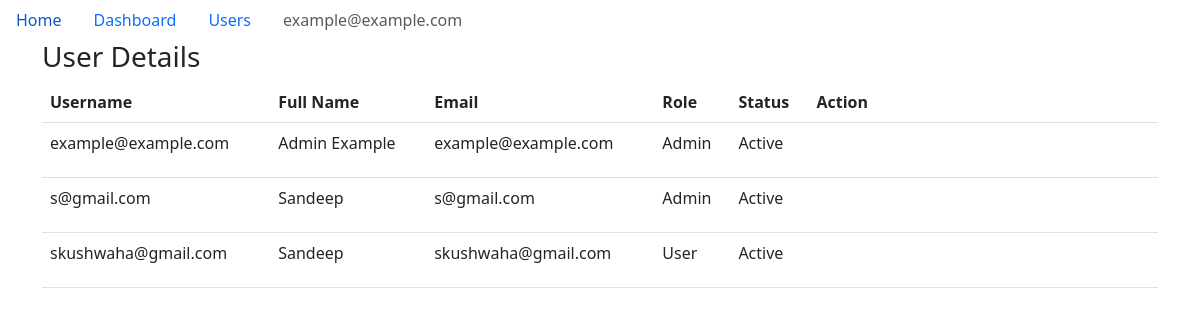
Page /admin/home.php (signed in) on the committed database.
### tables this page shows
CREATE TABLE IF NOT EXISTS `users` (
  `username` varchar(100) NOT NULL,
  `password` varchar(255) DEFAULT NULL,
  `full_name` varchar(255) DEFAULT NULL,
  `email` varchar(255) DEFAULT NULL,
  `role` enum('Admin','User','Others') DEFAULT NULL,
  `created_date` timestamp NULL DEFAULT CURRENT_TIMESTAMP,
  `modified` timestamp NULL DEFAULT CURRENT_TIMESTAMP ON UPDATE CURRENT_TIMESTAMP,
  `status` enum('Active','Deactive') DEFAULT NULL,
  PRIMARY KEY (`username`)
);

### admin/models/users_det.php (the view, shortened to what this page needs)
<?php
        $stmt = $pdo->query("SELECT * FROM users");
        $users = $stmt->fetchAll();
        ?>
        <h3>User Details</h3>
        <table class="table">
            <thead>
                <tr>
                    <th>Username</th>
                    <th>Full Name</th>
                    <th>Email</th>
                    <th>Role</th>
                    <th>Status</th>
                    <th>Action</th>
                </tr>
            </thead>
<tbody>
    <?php foreach ($users as $user) : ?>
        <tr>
            <td><?php echo $user['username']; ?></td>
            <td><?php echo $user['full_name']; ?></td>
            <td><?php echo $user['email']; ?></td>
            <td><?php echo $user['role']; ?></td>
            <td><?php echo $user['status']; ?></td>
        </tr>
    <?php endforeach; ?>
</tbody>
        </table>
    </div>

### admin/home.php (shortened to what this page needs)
<?php
require_once '../include/db.php';
$username = $_SESSION['username'];
?>
<!DOCTYPE html>
<html lang="en">
<head>
    <link href="https://cdn.jsdelivr.net/npm/bootstrap@5.3.0-alpha1/dist/css/bootstrap.min.css" rel="stylesheet">
</head>
<body>
    <ul class="nav">
    <li class="nav-item">
    <a class="nav-link active" href="#">Home</a>
    </li>
    <li class="nav-item">
    <a class="nav-link" href="#">Dashboard</a>
    </li>
    <li class="nav-item">
    <a class="nav-link" href="users.php">Users</a>
    </li>
    <li class="nav-item">
    <a class="nav-link disabled" href="#" tabindex="-1" aria-disabled="true"><?php echo " $username</h1>";?></a>
    </li>
    </ul>
    <div class="container" >
        <?php
        require_once 'models/users_det.php';
        ?>
</body>
</html>

### rows in the picture
users: username "example@example.com", full_name "Admin Example", email "example@example.com", role "Admin", status "Active"
users: username "s@gmail.com", full_name "Sandeep", email "s@gmail.com", role "Admin", status "Active"
users: username "skushwaha@gmail.com", full_name "Sandeep", email "skushwaha@gmail.com", role "User", status "Active"

### other values in the picture
$username "example@example.com"
